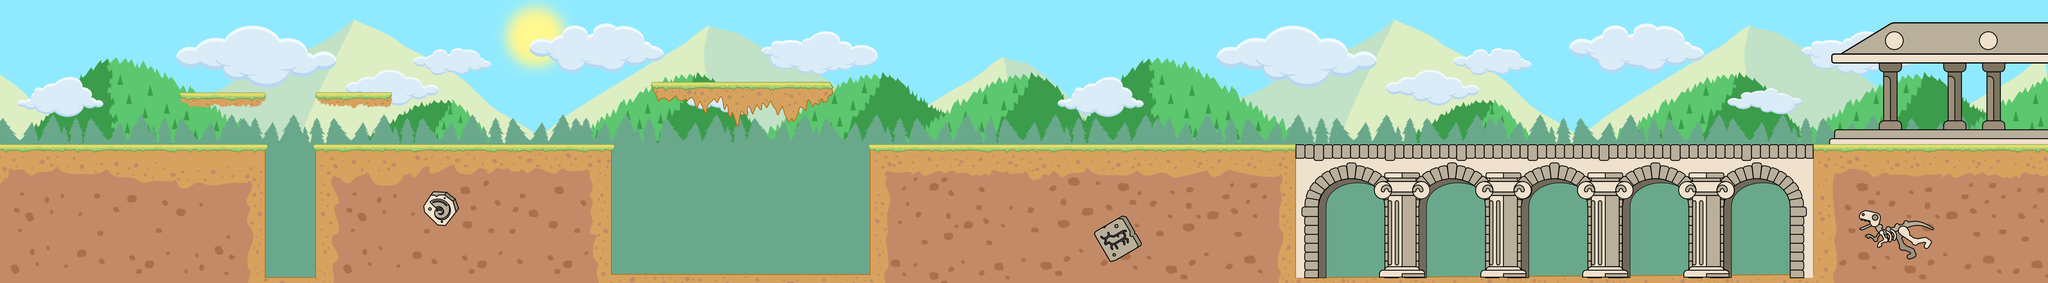

A level layout from a 2D game, rendered from its tile map. Below: a short description, then the map file with tile-grid data replaced by summaries:
An orthogonal 159x22 tile map with 32x32 px tiles, 5 tile layers (background, nuages, plateforme, temple, ...), 5 tilesets and 20 objects (10x sol, 8x collision, player).

<map version="1.8" tiledversion="1.8.4" orientation="orthogonal" renderorder="right-down" width="159" height="22" tilewidth="32" tileheight="32" infinite="0" nextlayerid="8" nextobjectid="64">
 <editorsettings>
  <export target="carte.csv" format="csv" />
 </editorsettings>
 <tileset firstgid="1" source="background.tsx" />
 <tileset firstgid="3499" source="nuages.tsx" />
 <tileset firstgid="6997" source="sol.tsx" />
 <tileset firstgid="10495" source="plateforme.tsx" />
 <tileset firstgid="13993" source="temple.tsx" />
 <layer id="1" name="background" width="159" height="22">
  <data>[3498 cells, 3498 non-empty, 3498 distinct tile ids]</data>
 </layer>
 <layer id="2" name="nuages" width="159" height="22">
  <data>[3498 cells, 3498 non-empty, 3498 distinct tile ids]</data>
 </layer>
 <layer id="4" name="plateforme" width="159" height="22">
  <data>[3498 cells, 3498 non-empty, 3339 distinct tile ids]</data>
 </layer>
 <layer id="5" name="temple" width="159" height="22">
  <data>[3498 cells, 198 non-empty, 198 distinct tile ids]</data>
 </layer>
 <layer id="3" name="sol" width="159" height="22">
  <data>[3498 cells, 3498 non-empty, 3498 distinct tile ids]</data>
 </layer>
 <objectgroup color="#ff96c8" id="6" name="Objects">
  <object id="1" name="player" x="1226.52" y="143.612">
   <point />
  </object>
  <object id="15" type="sol" x="4561.33" y="333.333" width="529" height="12.5" />
  <object id="17" type="sol" x="4573.67" y="311" width="515.5" height="20" />
  <object id="18" type="collision" x="0" y="0" width="3" height="705" />
  <object id="19" name="sol" type="collision" x="5085" y="0" width="2" height="702.5" />
  <object id="20" x="5228" y="-724" />
  <object id="40" type="sol" x="2164.5" y="352" width="2384" height="14" />
  <object id="44" type="sol" x="7" y="352" width="655" height="17" />
  <object id="45" type="sol" x="783.667" y="352" width="739" height="9" />
  <object id="52" type="sol" x="1519" y="672.667" width="644" height="23" />
  <object id="53" type="sol" x="660" y="673" width="126" height="16" />
  <object id="54" type="collision" x="624" y="381" width="33" height="322" />
  <object id="55" type="collision" x="783" y="372" width="64" height="330" />
  <object id="56" type="collision" x="1481" y="377" width="23" height="342" />
  <object id="57" type="collision" x="2170" y="377" width="37" height="330" />
  <object id="58" type="collision" x="4547.83" y="332.167" width="12.5" height="13" />
  <object id="59" type="collision" x="4560.17" y="310.5" width="12.5" height="21.5" />
  <object id="60" type="sol" x="1619.5" y="194.333" width="447.5" height="13" />
  <object id="61" type="sol" x="785.167" y="224.833" width="188" height="14" />
  <object id="62" type="sol" x="446.5" y="224.833" width="212.5" height="17" />
 </objectgroup>
</map>
